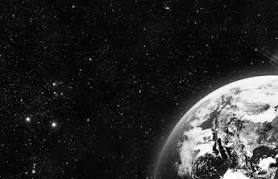
#> input picture part_1_top_left.png, 278 x 179 px, found by its file name
$ python histogram_analyzer.py
#> lines starting #> are read from the running program, lines starting #| are printed output that depends on the picture
import cv2
import matplotlib.pyplot as plt
import os

# 1. Dosya yolu ve parça isimleri
folder_path = r"C:\Users\Casper\Desktop\28_09"
part_files = [
    "part_1_top_left.png",
    "part_2_top_right.png",
    "part_3_bottom_left.png",
    "part_4_bottom_right.png"
]

print("="*50)
print(" HISTOGRAM AND INTENSITY PIXEL ANALYSIS")
print("="*50)

plt.figure(figsize=(12, 8))

for i, filename in enumerate(part_files, 1):
    file_path = os.path.join(folder_path, filename)

    if not os.path.exists(file_path):
        print(f"ERROR: File '{file_path}' not found! Please run 'image_splitter.py' first.")
        continue

    # Parçayı gri tonlamalı okuyoruz
    part_img = cv2.imread(file_path, cv2.IMREAD_GRAYSCALE)
#> part_img is the input picture: shape (179, 278); min 0, max 255, mean 41.2

    # 0-255 arası parlaklık değerlerinin piksel sayılarını hesaplama
    hist = cv2.calcHist([part_img], [0], None, [256], [0, 256])
#> hist = 256 values, max 2989 at index 10, min 21 at index 106, mean 194.4

    # Terminal çıktısı
    print(f"\n--- Analysis for {filename} ---")
    print(f"Total Pixels               : {part_img.size}")
#| Total Pixels               : 49762
    print(f" - Black Pixels (Value 0)   : {int(hist[0][0])}")
#|  - Black Pixels (Value 0)   : 93
    print(f" - Mid-Gray Pixels (Value 128): {int(hist[128][0])}")
#|  - Mid-Gray Pixels (Value 128): 38
    print(f" - White Pixels (Value 255) : {int(hist[255][0])}")
#|  - White Pixels (Value 255) : 26

    # Grafik Çizimi
    plt.subplot(2, 2, i)
    plt.plot(hist, color='black')
    plt.title(filename)
    plt.xlabel('Brightness Level (0-255)')
    plt.ylabel('Pixel Count')
    plt.grid(True, linestyle='--', alpha=0.5)

plt.tight_layout()
output_chart_path = os.path.join(folder_path, "histogram_results.png")
plt.savefig(output_chart_path)
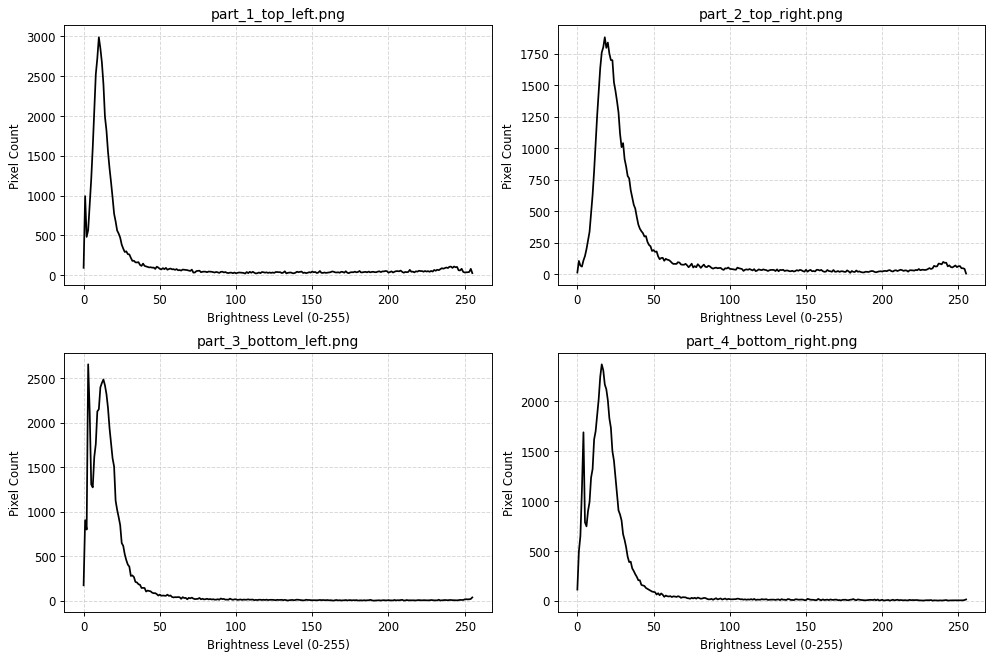
#> figure drawn by matplotlib, 4 panels; panel 1: curve peaks at x = 10, y = 2989; panel 2: curve peaks at x = 18, y = 1880; panel 3: curve peaks at x = 3, y = 2654; panel 4: curve peaks at x = 16, y = 2373
print(f"\nHistogram chart saved to: {output_chart_path}")
plt.show()
